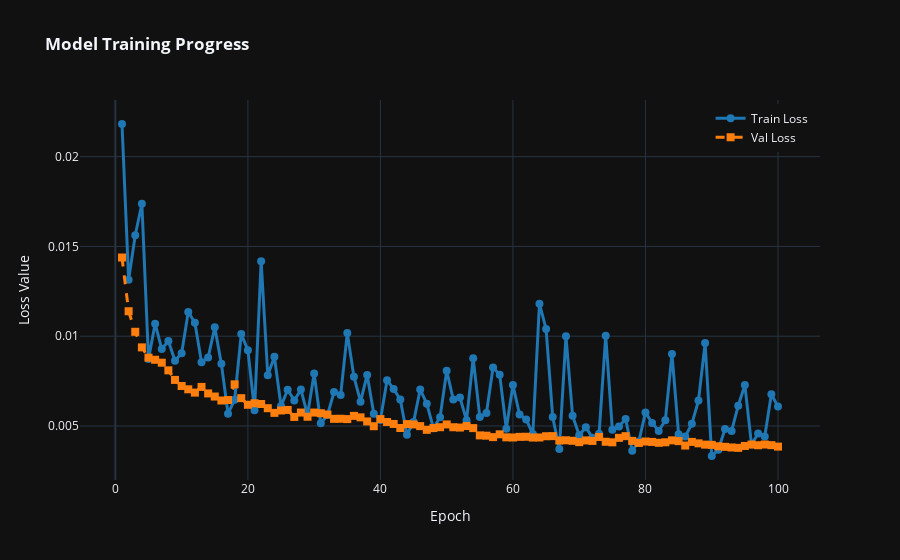

Notebook cell for this chart:
### Code cell
#######################################
## Drawing Train and Val loss curves ##
#######################################

def plot_train_val_loss_curves():
    import plotly.graph_objects as pgo
    import numpy as np
    
    # 1. Define the X-axis (epochs)
    epoch_axis = np.arange(1, epochs + 1, 1)

    fig = pgo.Figure()

    # 2. Add Training Loss
    fig.add_trace(pgo.Scatter(
        x=epoch_axis,
        y=train_loss_list,
        mode='lines+markers',
        name='Train Loss',
        line=dict(color='#1f77b4', width=3),
        marker=dict(size=8)
    ))

    # 3. Add Validation Loss
    fig.add_trace(pgo.Scatter(
        x=epoch_axis,
        y=val_loss_list,
        mode='lines+markers',
        name='Val Loss',
        line=dict(color='#ff7f0e', width=3, dash='dash'),
        marker=dict(size=8, symbol='square')
    ))

    # 4. Layout & Styling
    fig.update_layout(
        title='<b>Model Training Progress</b>',
        xaxis_title='Epoch',
        yaxis_title='Loss Value',
        template='plotly_dark', # Clean dark background
        hovermode='x unified',   # Shows both values on hover
        legend=dict(yanchor="top", y=0.99, xanchor="right", x=0.99)
    )

    fig.show()
    
plot_train_val_loss_curves()
